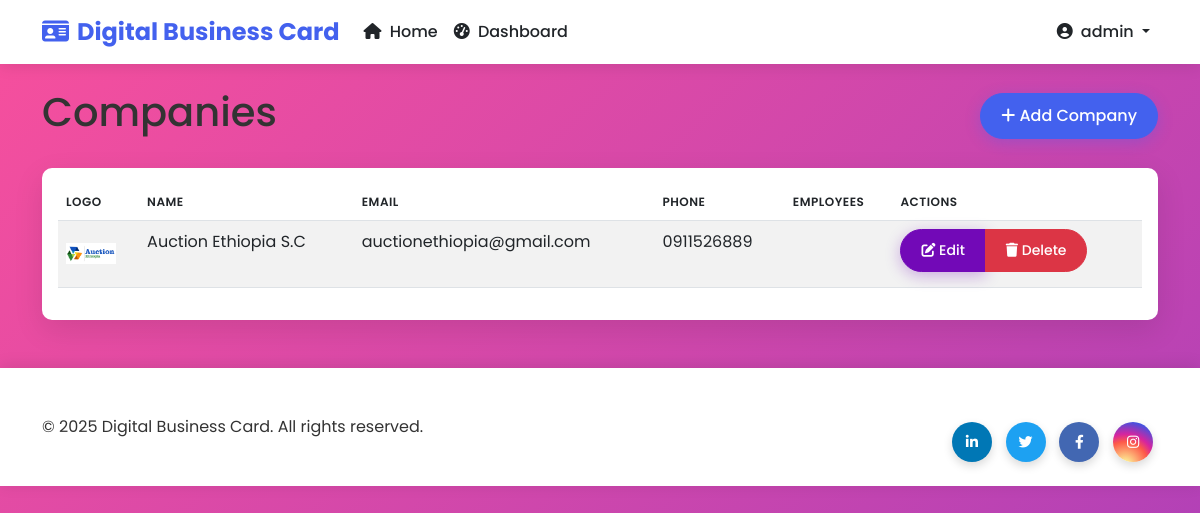
/dashboard/companies/ (signed in), run on the app's committed database.
### cards/models.py (models this page shows, shortened)
class Company(models.Model):
    name = models.CharField(max_length=100)
    logo = models.ImageField(upload_to='company_logos/', blank=True)
    address = models.CharField(max_length=200, blank=True)
    phone = models.CharField(max_length=20, blank=True)
    email = models.EmailField(blank=True)
    website = models.URLField(blank=True)
    created_at = models.DateTimeField(auto_now_add=True)
    class Meta:
        verbose_name_plural = "Companies"

### cards/views.py (the view)
# urls.py: path('dashboard/companies/', views.company_list, name='company_list'),
@login_required
def company_list(request):
    companies = Company.objects.all()
    context = {
        'companies': companies
    }
    return render(request, 'cards/company_list.html', context)

### cards/templates/cards/company_list.html (shortened to what this page needs)
{% extends 'cards/base.html' %}
{% block content %}
<div class="d-flex justify-content-between align-items-center mb-4">
    <h1>Companies</h1>
    <a href="{% url 'company_create' %}" class="btn btn-primary">
        <i class="fas fa-plus"></i> Add Company
    </a>
</div>
<div class="card">
    <div class="card-body">
        <div class="table-responsive">
            <table class="table table-striped">
                <thead>
                    <tr>
                        <th>Logo</th>
                        <th>Name</th>
                        <th>Email</th>
                        <th>Phone</th>
                        <th>Employees</th>
                        <th>Actions</th>
                    </tr>
                </thead>
                <tbody>
                    {% for company in companies %}
                    <tr>
                        <td>
                            {% if company.logo %}
                                <img src="{{ company.logo.url }}" alt="{{ company.name }}" style="width: 50px; height: 50px; object-fit: contain;">
                            {% else %}
                                <div class="bg-secondary text-white d-flex align-items-center justify-content-center" style="width: 50px; height: 50px;">
                                    {{ company.name|first }}
                                </div>
                            {% endif %}
                        </td>
                        <td>{{ company.name }}</td>
                        <td>{{ company.email }}</td>
                        <td>{{ company.phone }}</td>
                        <td>{{ company.employee_set.count }}</td>
                        <td>
                            <div class="btn-group">
                                <a href="{% url 'company_edit' company.id %}" class="btn btn-sm btn-secondary">
                                    <i class="fas fa-edit"></i> Edit
                                </a>
                                <a href="{% url 'company_delete' company.id %}" class="btn btn-sm btn-danger">
                                    <i class="fas fa-trash"></i> Delete
                                </a>
                            </div>
                        </td>
                    </tr>
                    {% empty %}
                    <tr>
                        <td colspan="6" class="text-center">No companies available</td>
                    </tr>
                    {% endfor %}
                </tbody>
            </table>
        </div>
    </div>
</div>
{% endblock %}

### cards/templates/cards/base.html (shortened to what this page needs)
<!DOCTYPE html>
<html lang="en">
<head>
    <link href="https://cdn.jsdelivr.net/npm/bootstrap@5.3.0-alpha1/dist/css/bootstrap.min.css" rel="stylesheet">
    <link rel="stylesheet" href="https://cdnjs.cloudflare.com/ajax/libs/font-awesome/6.1.1/css/all.min.css">
    <link href="https://unpkg.com/aos@2.3.1/dist/aos.css" rel="stylesheet">
    {% load static %}
    <link rel="stylesheet" href="{% static 'cards/css/style.css' %}">
</head>
<body>
    <nav class="navbar navbar-expand-lg navbar-light mb-4 sticky-top">
        <div class="container">
            <a class="navbar-brand" href="{% url 'home' %}">
                <i class="fas fa-id-card me-2"></i>Digital Business Card
            </a>
            <div class="collapse navbar-collapse" id="navbarNav">
                <ul class="navbar-nav me-auto">
                    <li class="nav-item">
                        <a class="nav-link" href="{% url 'home' %}"><i class="fas fa-home me-1"></i> Home</a>
                    </li>
                    {% if user.is_authenticated %}
                    <li class="nav-item">
                        <a class="nav-link" href="{% url 'dashboard' %}"><i class="fas fa-tachometer-alt me-1"></i> Dashboard</a>
                    </li>
                    {% endif %}
                </ul>
                <ul class="navbar-nav">
                    {% if user.is_authenticated %}
                    <li class="nav-item dropdown">
                        <a class="nav-link dropdown-toggle" href="#" id="navbarDropdown" role="button" data-bs-toggle="dropdown">
                            <i class="fas fa-user-circle me-1"></i> {{ user.username }}
                        </a>
                    </li>
                    {% else %}
                    <li class="nav-item">
                        <a class="nav-link btn btn-sm btn-primary text-white px-3" href="{% url 'login' %}"><i class="fas fa-sign-in-alt me-1"></i> Login</a>
                    </li>
                    {% endif %}
                </ul>
            </div>
        </div>
    </nav>
    <div class="container">
        {% block content %}{% endblock %}
    </div>
    <footer class="mt-5 py-4">
        <div class="container">
            <div class="row align-items-center">
                <div class="col-md-6 text-center text-md-start">
                    <p class="mb-0">&copy; {% now "Y" %} Digital Business Card. All rights reserved.</p>
                </div>
                <div class="col-md-6 text-center text-md-end">
                    <div class="social-links small">
                        <a href="#" class="linkedin"><i class="fab fa-linkedin-in"></i></a>
                        <a href="#" class="twitter"><i class="fab fa-twitter"></i></a>
                        <a href="#" class="facebook"><i class="fab fa-facebook-f"></i></a>
                        <a href="#" class="instagram"><i class="fab fa-instagram"></i></a>
                    </div>
                </div>
            </div>
        </div>
    </footer>
</body>
</html>

### cards/static/cards/css/style.css (style rules this page uses)
:root { --primary-color: #4361ee; --primary-hover: #3a56d4; --secondary-color: #7209b7; --accent-color: #f72585; --light-color: #f8f9fa; --dark-color: #212529; --border-radius: 10px; --box-shadow: 0 10px 30px rgba(0, 0, 0, 0.1); --primary-rgb: 67, 97, 238; --success-rgb: 40, 167, 69; --info-rgb: 23, 162, 184; --warning-rgb: 255, 193, 7; --white: #ffffff; --btn-border-radius: 50px; --box-shadow-sm: 0 4px 15px rgba(0, 0, 0, 0.08); }
body { font-family: 'Poppins', sans-serif; background-color: #f9fafb; color: #333; line-height: 1.6; }
.navbar { box-shadow: 0 2px 15px rgba(0, 0, 0, 0.1); background-color: white !important; }
.navbar-brand { font-weight: 700; font-size: 1.5rem; color: var(--primary-color) !important; }
.nav-link { font-weight: 500; color: var(--dark-color) !important; transition: all 0.3s ease; }
.btn { border-radius: 50px; padding: 10px 20px; font-weight: 500; transition: all 0.3s ease; }
.btn-primary { background-color: var(--primary-color); border-color: var(--primary-color); box-shadow: 0 4px 15px rgba(67, 97, 238, 0.3); }
.btn-secondary { background-color: var(--secondary-color); border-color: var(--secondary-color); box-shadow: 0 4px 15px rgba(114, 9, 183, 0.3); }
.card { border-radius: var(--border-radius); border: none; box-shadow: var(--box-shadow); transition: transform 0.3s, box-shadow 0.3s; overflow: hidden; }
.social-links { margin-top: 30px; }
.social-links a { display: inline-block; width: 40px; height: 40px; line-height: 40px; text-align: center; border-radius: 50%; margin: 0 5px; color: white; transition: all 0.3s; box-shadow: 0 4px 10px rgba(0, 0, 0, 0.15); }
.linkedin { background-color: #0077B5; }
.twitter { background-color: #1DA1F2; }
.facebook { background-color: #4267B2; }
.instagram { background: radial-gradient(circle at 30% 107%, #fdf497 0%, #fdf497 5%, #fd5949 45%, #d6249f 60%, #285AEB 90%); }
.table th { font-weight: 600; text-transform: uppercase; font-size: 0.75rem; letter-spacing: 0.5px; }
.btn-group .btn:first-child { border-top-left-radius: var(--btn-border-radius); border-bottom-left-radius: var(--btn-border-radius); }
.btn-group .btn:last-child { border-top-right-radius: var(--btn-border-radius); border-bottom-right-radius: var(--btn-border-radius); }
footer { background-color: white; box-shadow: 0 -2px 15px rgba(0, 0, 0, 0.1); padding: 20px 0; }
.fade-in { animation: fadeIn 0.5s ease-in; }

### data on the page
Company: logo (picture), name "Auction Ethiopia S.C", email "auctionethiopia@gmail.com", phone "0911526889"

### other printed values
{{ user.username }} "admin"
